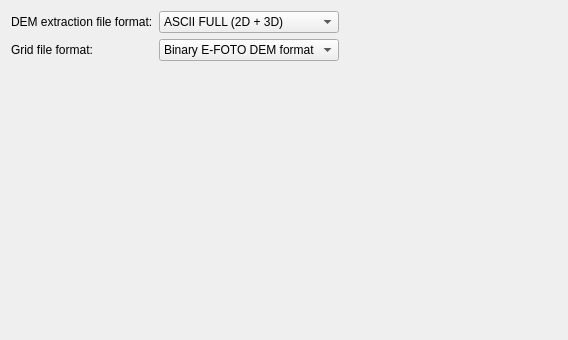
     <widget class="QWidget" name="tab_5">
      <attribute name="title">
       <string>Load / Save options</string>
      </attribute>
      <layout class="QGridLayout" name="gridLayout_14">
       <item row="0" column="0">
        <layout class="QGridLayout" name="gridLayout_13">
         <item row="0" column="0">
          <widget class="QLabel" name="label_29">
           <property name="text">
            <string>DEM extraction file format:</string>
           </property>
          </widget>
         </item>
         <item row="0" column="1">
          <widget class="QComboBox" name="comboBox8">
           <property name="currentIndex">
            <number>0</number>
           </property>
           <item>
            <property name="text">
             <string>ASCII FULL (2D + 3D)</string>
            </property>
           </item>
           <item>
            <property name="text">
             <string>ASCII 2D points</string>
            </property>
           </item>
           <item>
            <property name="text">
             <string>ASCII 2D points (BLUH)</string>
            </property>
           </item>
           <item>
            <property name="text">
             <string>ASCII 3D points</string>
            </property>
           </item>
          </widget>
         </item>
         <item row="0" column="2">
          <spacer name="horizontalSpacer_27">
           <property name="orientation">
            <enum>Qt::Horizontal</enum>
           </property>
           <property name="sizeHint" stdset="0">
            <size>
             <width>208</width>
             <height>20</height>
            </size>
           </property>
          </spacer>
         </item>
         <item row="1" column="0">
          <widget class="QLabel" name="label_30">
           <property name="text">
            <string>Grid file format:</string>
           </property>
          </widget>
         </item>
         <item row="1" column="1">
          <widget class="QComboBox" name="comboBox9">
           <property name="currentIndex">
            <number>0</number>
           </property>
           <item>
            <property name="text">
             <string>Binary E-FOTO DEM format</string>
            </property>
           </item>
           <item>
            <property name="text">
             <string>ASCII 3D points</string>
            </property>
           </item>
          </widget>
         </item>
         <item row="1" column="2">
          <spacer name="horizontalSpacer_28">
           <property name="orientation">
            <enum>Qt::Horizontal</enum>
           </property>
           <property name="sizeHint" stdset="0">
            <size>
             <width>218</width>
             <height>20</height>
            </size>
           </property>
          </spacer>
         </item>
        </layout>
       </item>
       <item row="1" column="0">
        <spacer name="verticalSpacer_5">
         <property name="orientation">
          <enum>Qt::Vertical</enum>
         </property>
         <property name="sizeHint" stdset="0">
          <size>
           <width>20</width>
           <height>268</height>
          </size>
         </property>
        </spacer>
       </item>
      </layout>
     </widget>
